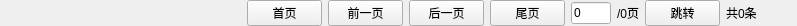
<?xml version="1.0" encoding="UTF-8"?>
<ui version="4.0">
 <class>CTurnPageBar</class>
 <widget class="QWidget" name="CTurnPageBar">
  <property name="geometry">
   <rect>
    <x>0</x>
    <y>0</y>
    <width>797</width>
    <height>25</height>
   </rect>
  </property>
  <property name="windowTitle">
   <string>CTurnPageBar</string>
  </property>
  <layout class="QHBoxLayout" name="horizontalLayout_5" stretch="2,0,0,0,0,0">
   <property name="leftMargin">
    <number>0</number>
   </property>
   <property name="topMargin">
    <number>0</number>
   </property>
   <property name="rightMargin">
    <number>0</number>
   </property>
   <property name="bottomMargin">
    <number>0</number>
   </property>
   <item>
    <spacer name="horizontalSpacer">
     <property name="orientation">
      <enum>Qt::Horizontal</enum>
     </property>
     <property name="sizeHint" stdset="0">
      <size>
       <width>40</width>
       <height>20</height>
      </size>
     </property>
    </spacer>
   </item>
   <item>
    <layout class="QHBoxLayout" name="horizontalLayout_2">
     <item>
      <widget class="QPushButton" name="firstPage_btn">
       <property name="minimumSize">
        <size>
         <width>75</width>
         <height>0</height>
        </size>
       </property>
       <property name="maximumSize">
        <size>
         <width>75</width>
         <height>16777215</height>
        </size>
       </property>
       <property name="text">
        <string>首页</string>
       </property>
      </widget>
     </item>
     <item>
      <widget class="QPushButton" name="prevPage_btn">
       <property name="minimumSize">
        <size>
         <width>75</width>
         <height>0</height>
        </size>
       </property>
       <property name="maximumSize">
        <size>
         <width>75</width>
         <height>16777215</height>
        </size>
       </property>
       <property name="text">
        <string>前一页</string>
       </property>
      </widget>
     </item>
    </layout>
   </item>
   <item>
    <layout class="QHBoxLayout" name="horizontalLayout_3">
     <item>
      <widget class="QPushButton" name="nextPage_btn">
       <property name="minimumSize">
        <size>
         <width>75</width>
         <height>0</height>
        </size>
       </property>
       <property name="maximumSize">
        <size>
         <width>75</width>
         <height>16777215</height>
        </size>
       </property>
       <property name="text">
        <string>后一页</string>
       </property>
      </widget>
     </item>
     <item>
      <widget class="QPushButton" name="lastPage_btn">
       <property name="minimumSize">
        <size>
         <width>75</width>
         <height>0</height>
        </size>
       </property>
       <property name="maximumSize">
        <size>
         <width>75</width>
         <height>16777215</height>
        </size>
       </property>
       <property name="text">
        <string>尾页</string>
       </property>
      </widget>
     </item>
    </layout>
   </item>
   <item>
    <layout class="QHBoxLayout" name="horizontalLayout_4">
     <item>
      <layout class="QHBoxLayout" name="horizontalLayout">
       <item>
        <widget class="QLineEdit" name="curPage_lineEdit">
         <property name="minimumSize">
          <size>
           <width>40</width>
           <height>0</height>
          </size>
         </property>
         <property name="maximumSize">
          <size>
           <width>40</width>
           <height>16777215</height>
          </size>
         </property>
         <property name="text">
          <string>0</string>
         </property>
        </widget>
       </item>
       <item>
        <widget class="QLabel" name="pageCount_label">
         <property name="text">
          <string>/0页</string>
         </property>
        </widget>
       </item>
      </layout>
     </item>
     <item>
      <widget class="QPushButton" name="jumpPage_btn">
       <property name="minimumSize">
        <size>
         <width>75</width>
         <height>0</height>
        </size>
       </property>
       <property name="maximumSize">
        <size>
         <width>75</width>
         <height>16777215</height>
        </size>
       </property>
       <property name="text">
        <string>跳转</string>
       </property>
      </widget>
     </item>
    </layout>
   </item>
   <item>
    <widget class="QLabel" name="recordCount_label">
     <property name="text">
      <string>共0条</string>
     </property>
    </widget>
   </item>
   <item>
    <spacer name="horizontalSpacer_2">
     <property name="orientation">
      <enum>Qt::Horizontal</enum>
     </property>
     <property name="sizeHint" stdset="0">
      <size>
       <width>40</width>
       <height>20</height>
      </size>
     </property>
    </spacer>
   </item>
  </layout>
 </widget>
 <layoutdefault spacing="6" margin="11"/>
 <resources/>
 <connections/>
</ui>
